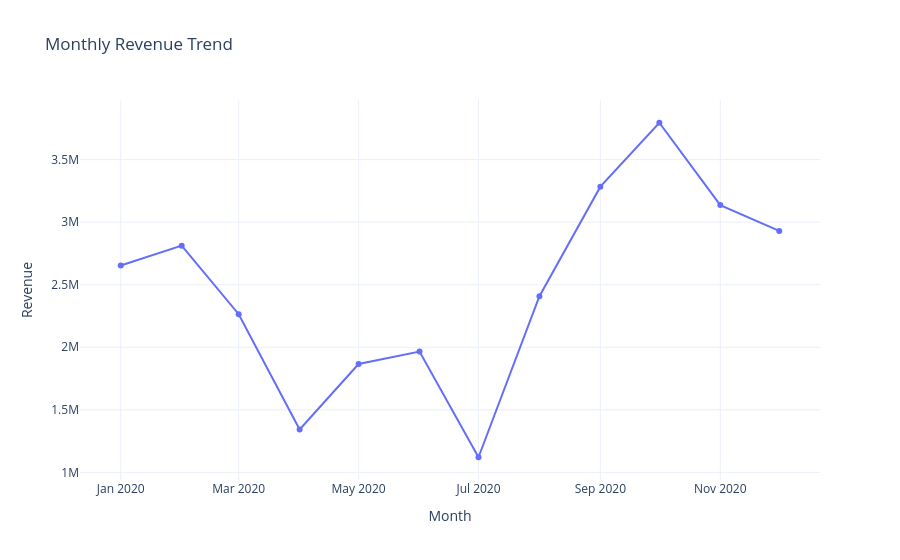

The cell this chart's notebook holds for it:
### Code cell
import plotly.express as px

monthly_sales = (
    df_clean.groupby("YearMonth", as_index=False)
    .agg(
        Revenue=("Revenue", "sum"),
        Quantity=("Quantity", "sum"),
        Orders=("InvoiceNo", "nunique")
    )
)

fig = px.line(
    monthly_sales,
    x="YearMonth",
    y="Revenue",
    markers=True,
    title="Monthly Revenue Trend"
)

fig.update_layout(
    xaxis_title="Month",
    yaxis_title="Revenue",
    template="plotly_white"
)

fig.show()

display(monthly_sales)

### Figure 1 — Plotly figure (JSON) as saved in the notebook; plotly's stock layout.template omitted (floating-point values rounded to 4 significant figures)
{"data": [{"hovertemplate": "YearMonth=%{x}<br>Revenue=%{y}<extra></extra>", "legendgroup": "", "line": {"color": "#636efa", "dash": "solid"}, "marker": {"symbol": "circle"}, "mode": "lines+markers", "name": "", "orientation": "v", "showlegend": false, "type": "scatter", "x": ["2020-01", "2020-02", "2020-03", "2020-04", "2020-05", "2020-06", "2020-07", "2020-08", "2020-09", "2020-10", "2020-11", "2020-12"], "xaxis": "x", "y": [2653000.0, 2812000.0, 2264000.0, 1343000.0, 1866000.0, 1966000.0, 1121000.0, 2409000.0, 3284000.0, 3795000.0, 3137000.0, 2930000.0], "yaxis": "y"}], "layout": {"legend": {"tracegroupgap": 0}, "title": {"text": "Monthly Revenue Trend"}, "xaxis": {"anchor": "y", "domain": [0, 1], "title": {"text": "Month"}}, "yaxis": {"anchor": "x", "domain": [0, 1], "title": {"text": "Revenue"}}}}
